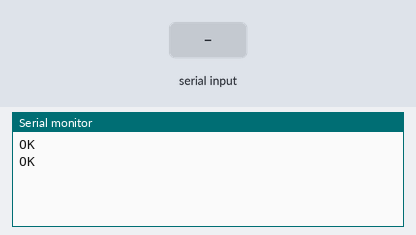
The sketch below on a simulated Arduino Uno, built with avr-gcc and run on an emulated ATmega328P. Shown: the last lines printed to the serial monitor. The inputs (shaded band) are chosen by the test bench. The modem accepts every AT command (registered, SIM ready, sends succeed) and sends nothing else.

Above: at 2.8 s.
2.9 s: "1\n" received over the second serial link
At 3.9 s:
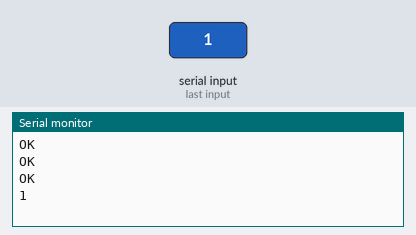
4.5 s: "0\n" received over the second serial link
At 5.8 s:
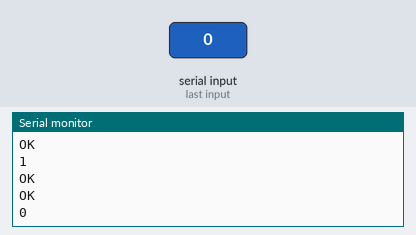
6.0 s: "2\n" received over the second serial link
At 6.9 s:
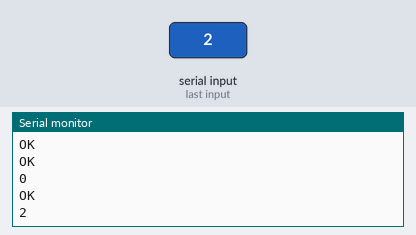

Measured:
- after the input at 2.9 s, the serial monitor: prints a new line after 0.16 s (image 1)
- after the input at 4.5 s, the serial monitor: prints a new line after 0.59 s (image 2)
- after the input at 6.0 s, the serial monitor: prints a new line after 0.11 s (image 3)

The sketch:

ResistWatch.ino
```cpp
#define ATTINY84
#define BUTTON 1
#define NUMphone 2
#include <SoftwareSerial.h>
SoftwareSerial gsm(8,9);
const char PROGMEM numbers[NUMphone][11]={
  "9718972200",
  "9711487327"
  };
const char PROGMEM SMSText[]="HELP ME,In danger,Location:";
const char PROGMEM LINK[]="www.google.co.in/maps/?q=";
void setup() {
gsm.begin(9600);
Serial.begin(9600);
}
String getLocation(){
  String location;
  gsm.write("AT+QCELLLOC=1\r\n");
  delay(1000);
  String temp;
  if(gsm.available()){
  while(gsm.available()){temp+=(char)gsm.read();}
       }
       location=temp.substring(temp.indexOf(':'),temp.indexOf('\r'));

return location;
}
void loop() {
  char end[]={(char)26,'\0'};
  String location;
location=getLocation();
Serial.println(location);
//sending sms
//  if(digitalRead(BUTTON)==1){
//for(byte i=0;i<NUMphone;i++)    {
//    gsm.write("AT+CMGS=\"");
//    gsm.write(numbers[i]);
//    gsm.write("\"\r\n");
//    delay(1000);
//    gsm.write(SMSText);
//    gsm.write(LINK);
//    gsm.write(location);
//    gsm.write(end);
//}
//    }
}
```
